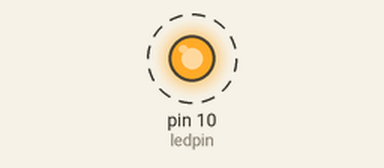
Simulated run of this sketch. Board: Arduino Uno, built with avr-gcc and run on an emulated ATmega328P. Shown: output pins drawn as LEDs (lit = HIGH). Dashed ring = blinking. What the sketch prints to the serial monitor is not drawn.

Above: at 0.5 s.
Timing chart, 0 to 4.6 s (numbered marks = the images above):
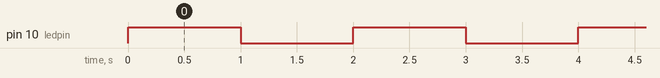

Measured:
- by itself, pin 10 (ledpin): alternates HIGH for 1.0 s and LOW for 1.0 s

The sketch:

digital_read.ino
```cpp
int ledpin = 10;
int val = 0;
void setup() {
	Serial.begin(9600);
	pinMode(ledpin, OUTPUT);
}

void loop() {
	digitalWrite(ledpin, HIGH);
	val = digitalRead(ledpin);
	Serial.println(val);
	delay(1000);

	digitalWrite(ledpin, LOW);
	val = digitalRead(ledpin);
	Serial.println(val);
	delay(1000);
}
```
